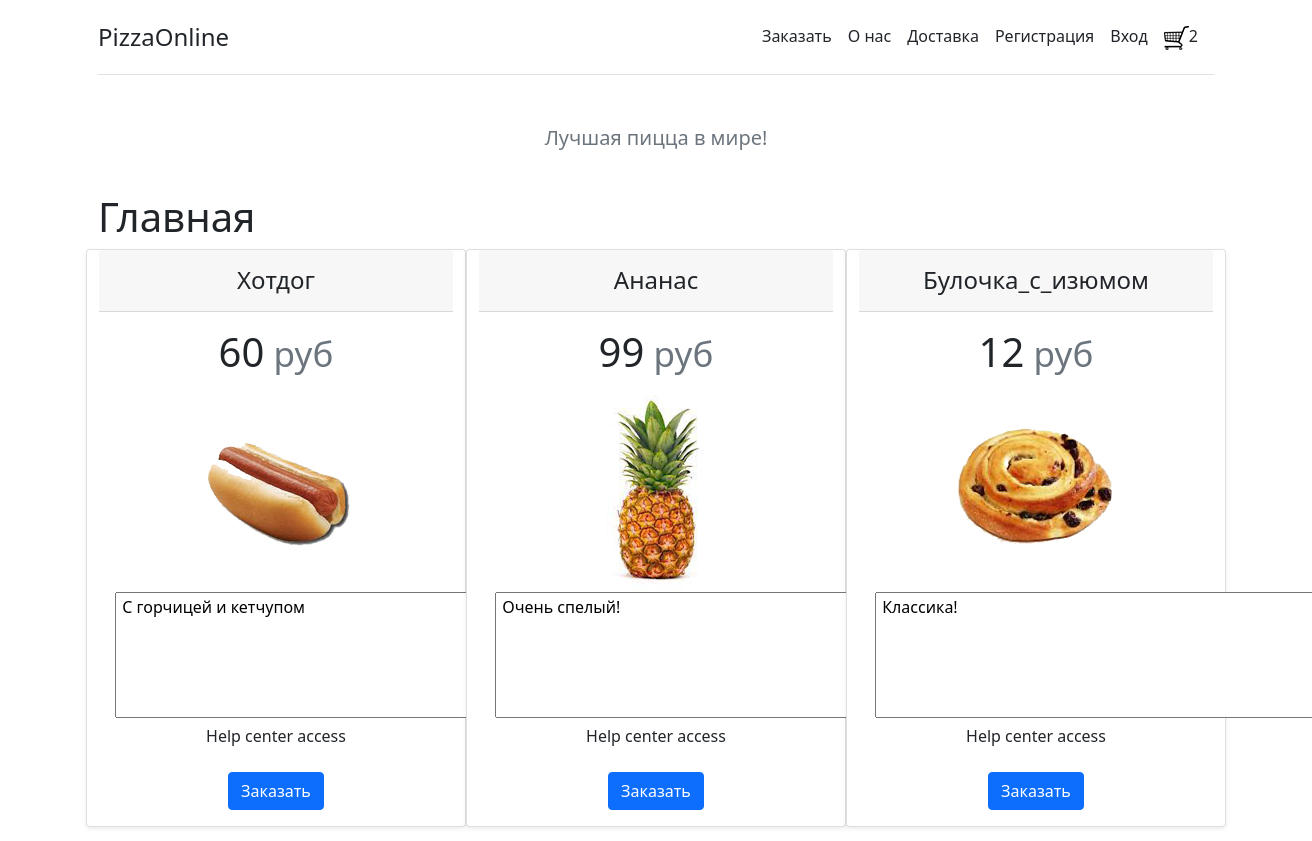
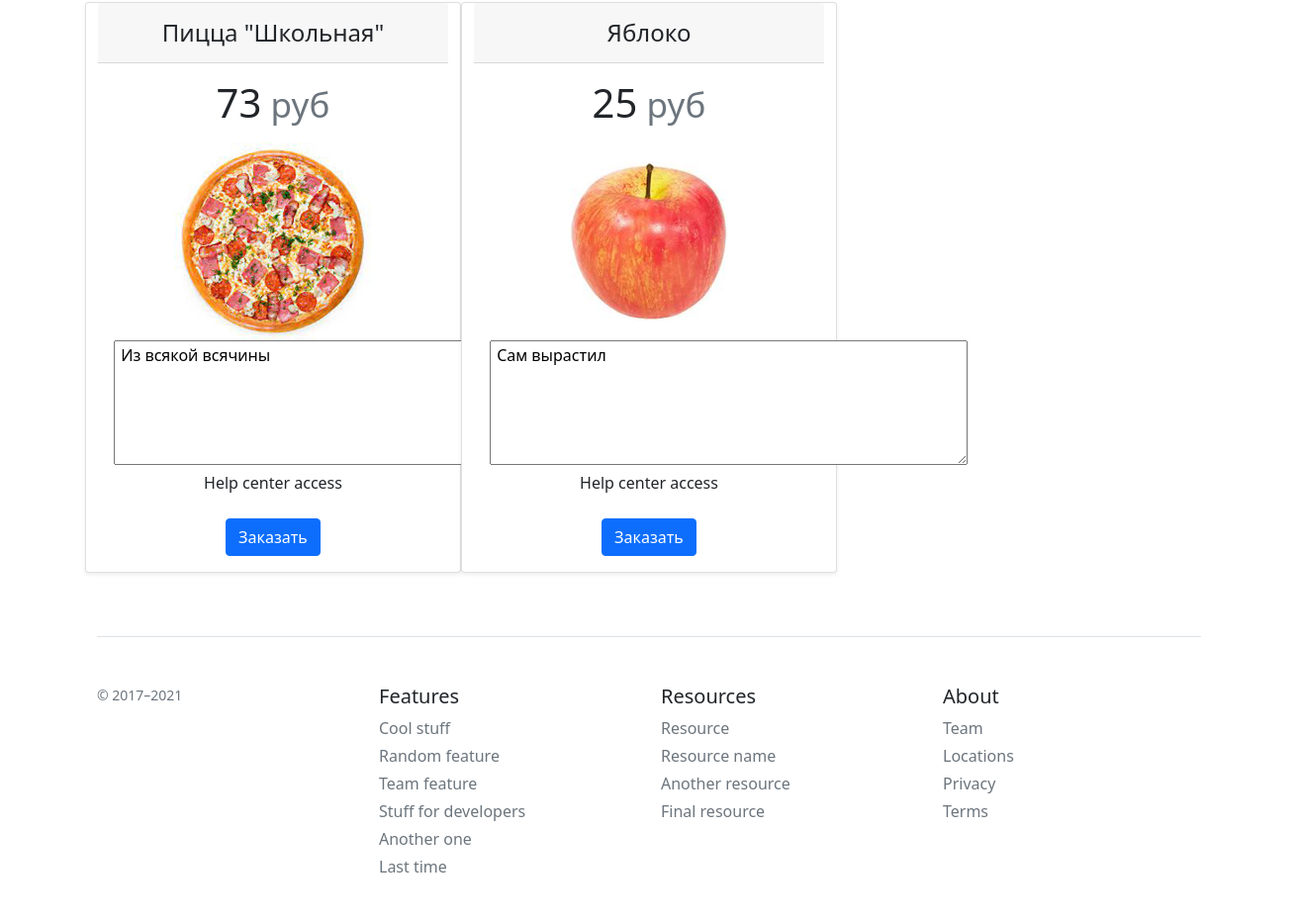
The page / on the database its author committed (2 pictures, top to bottom).
### app.py (models this page shows, shortened)
class Item(db.Model):
    id = db.Column(db.Integer, primary_key=True)
    title = db.Column(db.Text, nullable=False)
    image = db.Column(db.Text, default="jpg.jpg")
    price = db.Column(db.Integer, nullable=False)
    about = db.Column(db.Text)
    recept_id = db.Column(db.Integer, default=0)
    isActive = db.Column(db.Boolean, default=True)

### app.py (the view)
@app.route('/', methods=['POST', 'GET'])
def index():
    global basket
    if request.method == "POST":
        id = request.form['id']
        item = Item.query.get(id)
        if request.form["btn"] == "Редактировать":
            if item.recept_id > 0:
                recept = Recept.query.get(item.recept_id)
            else:
                recept = Recept.query.get(999999)
            return render_template("edit_item.html", item=item, recept=recept)
        if request.form["btn"] == "Заказать":
            print("Кладем в корзину товар ", item)
            basket = Basket.query.filter_by(item_id=id).first()
            if not basket: # такого товара еще нет в корзине
                basket = Basket(item_id=item.id, item_quantity=1, item_price=item.price)
            else:   # такой товар уже есть в корзине
                basket.item_quantity += 1
                try:
                    db.session.commit()
                except:
                    return "Произошла ошибка добавления имеющегося товара в корзину"
                return redirect('/')
            try:
                db.session.add(basket)
                db.session.commit()
                return redirect('/')
            except:
                return "Произошла ошибка добавления нового товара в корзину"
        if request.form["btn"] == "Убрать":
            item.isActive = False
        if request.form["btn"] == "Продавать":
            item.isActive = True
        print("Меняем активность товара id=", id)
        try:
            db.session.commit()
            return redirect('/')
        except:
            return "Произошла ошибка удаления товара"
    else:
        items = Item.query.order_by(-Item.isActive, Item.title).all()   #, Item.price
        basket = Basket.query.all()
        count = 0
        for elem in basket:
            count = count + elem.item_quantity
        global basket_count
        basket_count = count
        return render_template("index.html", items=items, recept=Recept.query.all(), basket=basket_count)

### app.py (called while the page is built)
@app.context_processor
def inject_user():
    return dict(basket_count=basket_count)

### templates/index.html (shortened to what this page needs)
{% extends 'base.html' %}
{% block body %}
    <h1>Главная</h1>
    <div class="row row-cols-1 row-cols-md-3 mb-3 text-center">
        {% for el in items %}
            {% if current_user.role == 'admin' or el.isActive %}
                <div class="card mb-3 rounded-2 shadow-sm">
                    <div class="card-header py-3">
                       <h4 class="my-0 fw-normal">{{ el.title }}</h4>
                    </div>
                    <div class="card-body">
                       <h1 class="card-title pricing-card-title">{{el.price}}<small class="text-muted fw-light"> руб</small></h1>
                       <ul class="list-unstyled mt-3 mb-4">
                           <img src="/static/img/{{ el.image }}" class="img-rounded">
                           <li><textarea rows="5" cols="50" readonly="readonly" name="item_about"> {{ el.about }} </textarea></li>
                           <li>Help center access</li>
                      </ul>
                      <form method="post">
                        <input type="submit" class="btn btn-primary" name="btn" value="Заказать">
                      </form>
                    </div>
                </div>
            {% endif %}
        {% endfor %}
    </div>
{% endblock %}

### templates/base.html (shortened to what this page needs)
<!DOCTYPE html>
<html lang="ru">
    <head>
                <link rel="stylesheet" href="{{ url_for('static', filename='css/main.css') }}">
        <link rel="stylesheet" href="{{ url_for('static', filename='css/main.css') }}">
        <link rel="stylesheet" href="https://cdn.jsdelivr.net/npm/bootstrap@5.0.0-beta1/dist/css/bootstrap.min.css"
>
    </head>
    <body>
        <div class="container py-3">
            <header class="d-flex flex-column flex-md-row align-items-center pb-3 mb-4 border-bottom">
                <a href="/" class="d-flex align-items-center text-dark text-decoration-none">
                      <span class="fs-4">PizzaOnline</span>
                </a>
                <nav class="d-inline-flex mt-2 mt-md-0 ms-md-auto">
                      <a class="me-3 py-2 text-dark text-decoration-none" href="/">Заказать</a>
                      <a class="me-3 py-2 text-dark text-decoration-none" href="/about">О нас</a>
                      <a class="me-3 py-2 text-dark text-decoration-none" href="/delivery">Доставка</a>
                      <a class="me-3 py-2 text-dark text-decoration-none" href="/register">Регистрация</a>
                      <a class="me-3 py-2 text-dark text-decoration-none" href="/login">Вход</a>
                      <a class="me-3 py-2 text-dark text-decoration-none" href="/basket"><img src="static/img/cart25.png" align='bottom> <font size='5'>{{basket_count}}</font></a>
                </nav>
            </header>
            <div class="pricing-header p-3 pb-md-4 mx-auto text-center">
                  <p class="fs-5 text-muted">Лучшая пицца в мире!</p>
            </div>
            <main>
                  {% block body %}{% endblock%}
            </main>
            <footer class="pt-4 my-md-5 pt-md-5 border-top">
                  <div class="row">
                      <div class="col-12 col-md">
                          <small class="d-block mb-3 text-muted">© 2017–2021</small>
                      </div>
                      <div class="col-6 col-md">
                          <h5>Features</h5>
                          <ul class="list-unstyled text-small">
                              <li class="mb-1"><a class="link-secondary text-decoration-none" href="#">Cool stuff</a></li>
                              <li class="mb-1"><a class="link-secondary text-decoration-none" href="#">Random feature</a></li>
                              <li class="mb-1"><a class="link-secondary text-decoration-none" href="#">Team feature</a></li>
                              <li class="mb-1"><a class="link-secondary text-decoration-none" href="#">Stuff for developers</a></li>
                              <li class="mb-1"><a class="link-secondary text-decoration-none" href="#">Another one</a></li>
                              <li class="mb-1"><a class="link-secondary text-decoration-none" href="#">Last time</a></li>
                          </ul>
                      </div>
                      <div class="col-6 col-md">
                          <h5>Resources</h5>
                          <ul class="list-unstyled text-small">
                              <li class="mb-1"><a class="link-secondary text-decoration-none" href="#">Resource</a></li>
                              <li class="mb-1"><a class="link-secondary text-decoration-none" href="#">Resource name</a></li>
                              <li class="mb-1"><a class="link-secondary text-decoration-none" href="#">Another resource</a></li>
                              <li class="mb-1"><a class="link-secondary text-decoration-none" href="#">Final resource</a></li>
                          </ul>
                      </div>
                      <div class="col-6 col-md">
                          <h5>About</h5>
                          <ul class="list-unstyled text-small">
                              <li class="mb-1"><a class="link-secondary text-decoration-none" href="#">Team</a></li>
                              <li class="mb-1"><a class="link-secondary text-decoration-none" href="#">Locations</a></li>
                              <li class="mb-1"><a class="link-secondary text-decoration-none" href="#">Privacy</a></li>
                              <li class="mb-1"><a class="link-secondary text-decoration-none" href="#">Terms</a></li>
                          </ul>
                      </div>
                  </div>
            </footer>
          </div>
    </body>
</html>

### static/css/main.css (style rules this page uses)
body { background: red; }

### rows shown on the page
Item: title "Хотдог", price "60", image (picture), item_about "С горчицей и кетчупом"
Item: title "Ананас", price "99", image (picture), item_about "Очень спелый!"
Item: title "Булочка_с_изюмом", price "12", image (picture), item_about "Классика!"
Item: title "Пицца \"Школьная\"", price "73", image (picture), item_about "Из всякой всячины"
Item: title "Яблоко", price "25", image (picture), item_about "Сам вырастил"

### other values the page prints
{{ basket_count }} "2"
